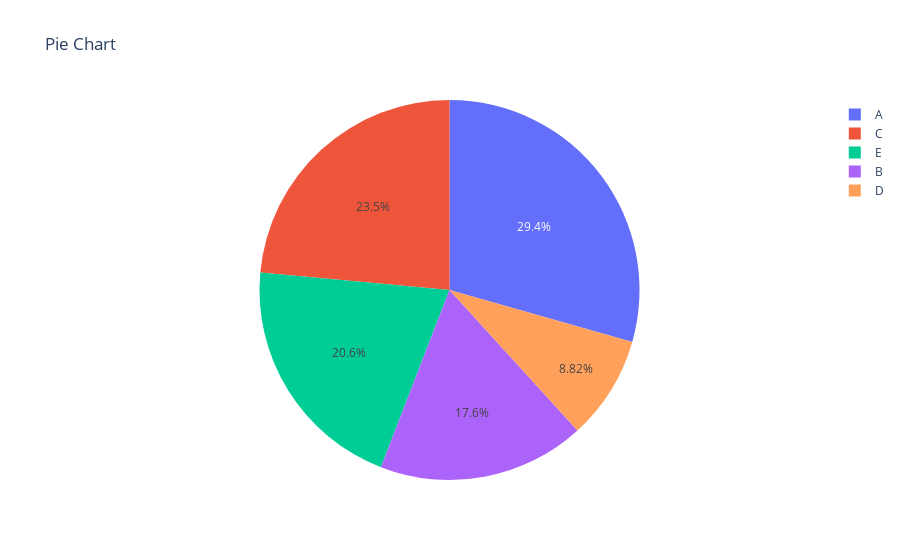

Source (notebook cell):
### Code cell
# Create a pie chart
fig = px.pie(df, names='labels', values='values', title='Pie Chart')

# Show the plot
fig.show()

### Figure 1 — Plotly figure (JSON) as saved in the notebook; plotly's stock layout.template omitted (floating-point values rounded to 4 significant figures)
{"data": [{"domain": {"x": [0, 1], "y": [0, 1]}, "hovertemplate": "labels=%{label}<br>value=%{value}<extra></extra>", "labels": ["A", "B", "C", "D", "E"], "legendgroup": "", "name": "", "showlegend": true, "type": "pie", "values": [10, 6, 8, 3, 7]}], "layout": {"legend": {"tracegroupgap": 0}, "title": {"text": "Pie Chart"}}}
